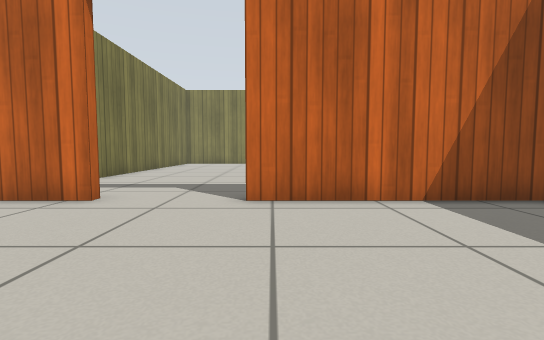
[1] (above)

16 first-person views from a walk through a robot-simulator world made for Gazebo. The camera is 0.5 m above the floor, tilts 4° down and sees 85° across. The floor is counted in squares, 0.5 m on a side. Each view is taken from the middle of a square. On the plan, view 1 faces up. The plan holds only what a view shows up to about 12 squares ahead; the rest is blank. Simple patterns stand in for the simulator's built-in surfaces.

[2]
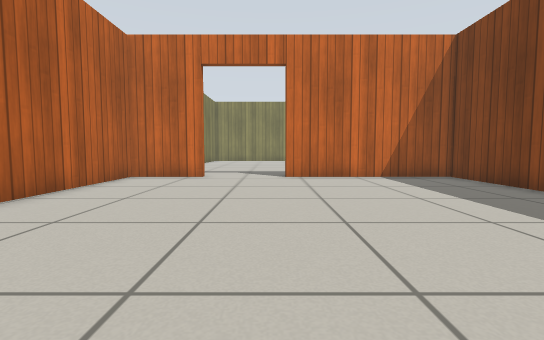

[3]
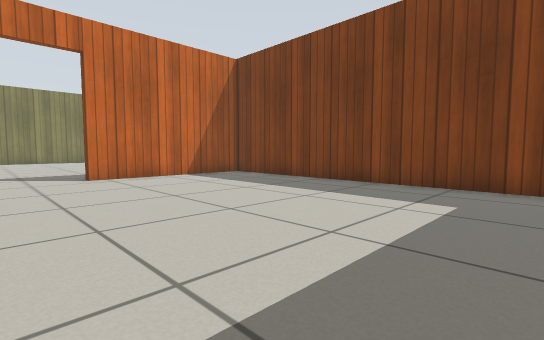

[4]
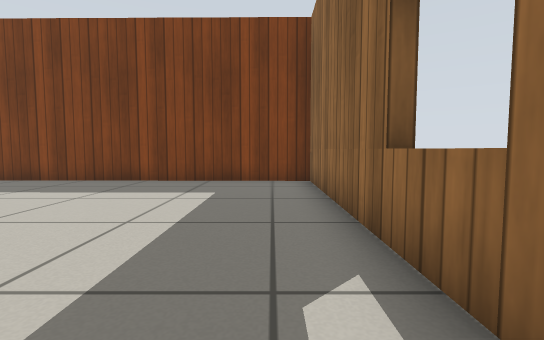

[5]
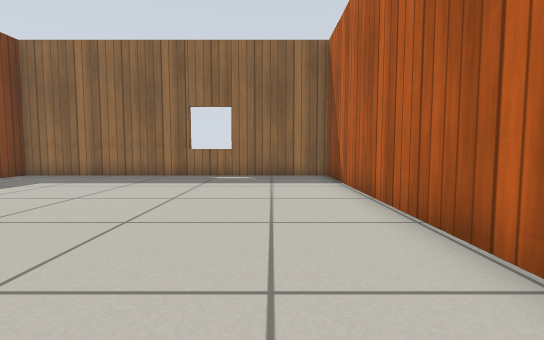

[6]
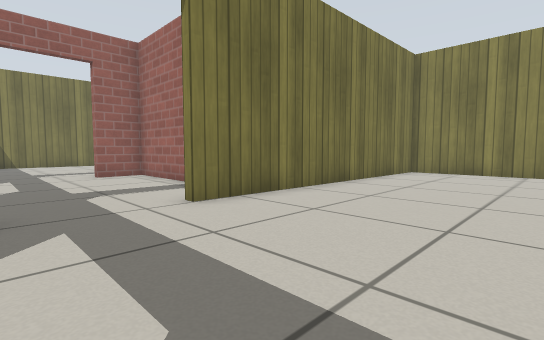

[7]
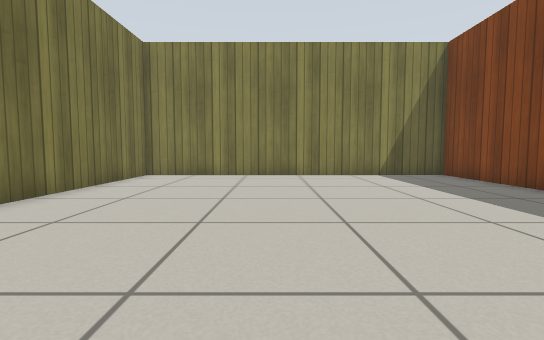

[8]
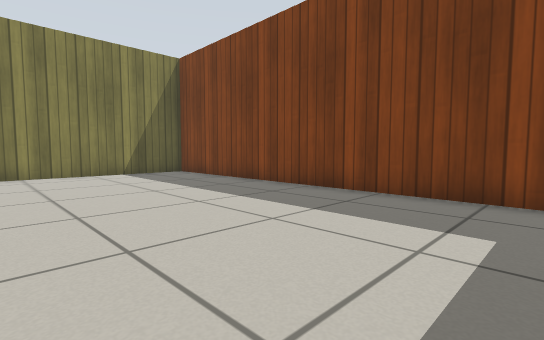

[9]
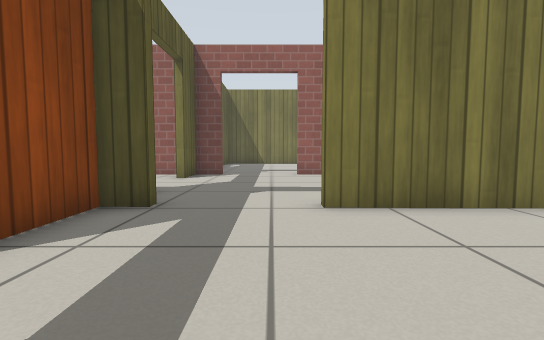

[10]
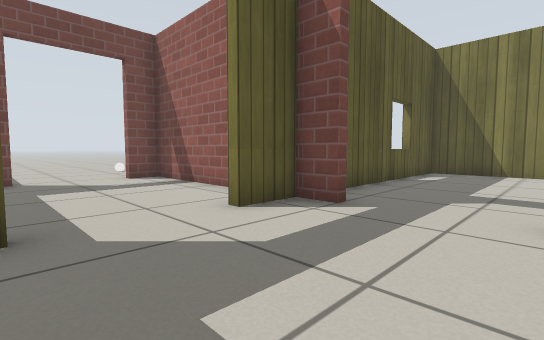

[11]
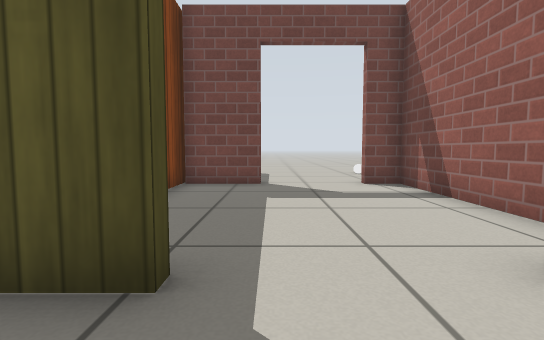

[12]
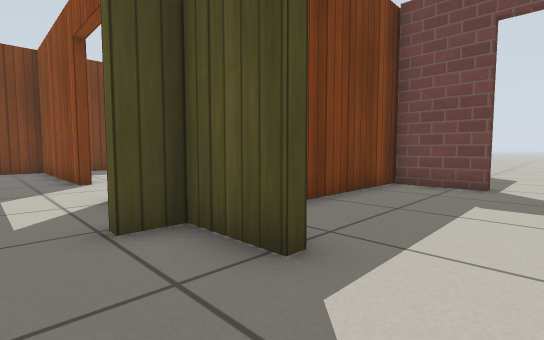

[13]
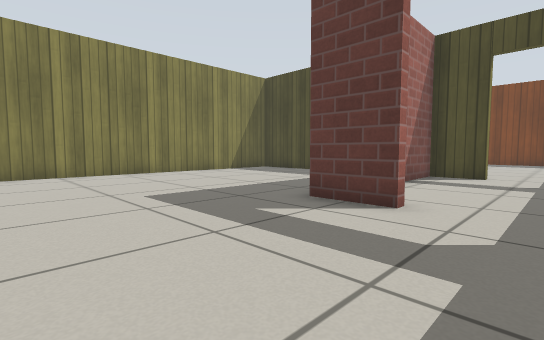

[14]
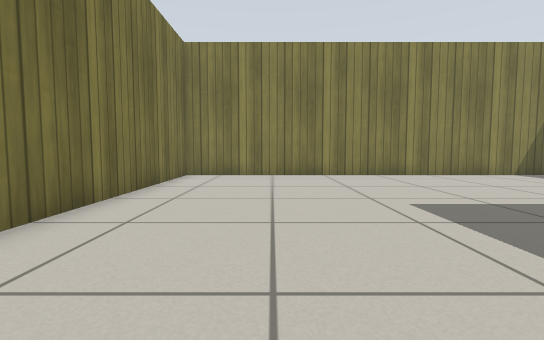

[15]
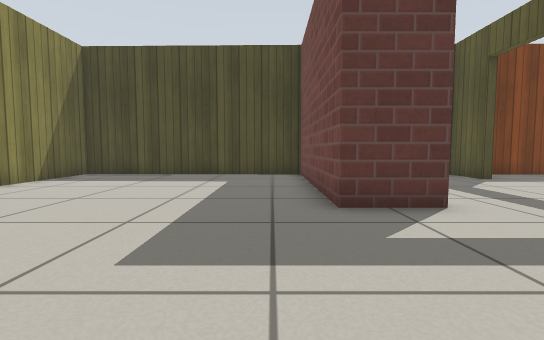

[16]
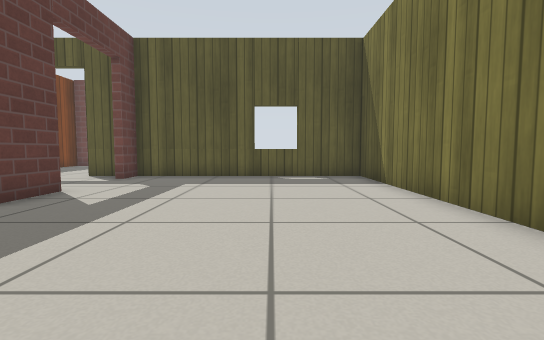

### Floor plan
Points are (right, up) in squares from view 1. A wall is a line through its corners. A room is listed if a view was taken in it or the views show most of it. See-through windows are left out.
Room 1 (views 1, 2, 3, 4, 5)
walls: (-6.1, -2.8) (-6.1, -6.2) (5.3, -6.2) (5.4, 5.7) (-0.5, 5.7); (-3.5, 5.7) (-6.1, 5.7) (-6.3, -3)
ways out: open door at (-2, 6) to room 2
Room 2 (views 6, 7, 8, 9)
walls: (-0.6, 6) (5.5, 6) (5.6, 20.4) (-5.8, 20.4) (-6, 9.8); (-6.1, 6.9) (-6.1, 6) (-4.1, 6)
ways out: open door at (-2, 6) to room 1; open door at (-6, 8.5) to room 3
Room 3 (views 10, 11, 12)
walls: (-12.7, 7.1) (-12.7, 6) (-11.2, 6); (-8.2, 6) (-6.4, 6) (-6.4, 6.9); (-6.3, 9.8) (-6.3, 11.6) (-12.7, 11.6) (-12.7, 10)
ways out: open door at (-6, 8.5) to room 2; open door at (-13, 8.5) to room 4; open door at (-10, 6) to room 5
Room 4 (views 13, 14, 15, 16)
walls: (-13, 10) (-13, 11.9) (-6.3, 11.9) (-6.1, 20.4) (-21.3, 20.4) (-21.3, 6) (-13, 6) (-13, 7.1)
ways out: open door at (-13, 8.5) to room 3
Room 5 (no view inside)
walls: (-12.7, 5.2) (-12.7, -0.5) (-11.6, -0.5); (-8.8, -0.5) (-6.5, -0.5); (-6.5, -0.9) (-6.4, 4.4)
ways out: open door at (-10, 6) to room 3; open door at (-10, -1)

Where each view was taken, in squares from view 1:
view 1: 0 up, 0 right, facing up
view 2: 5 down, 1 left, facing up
view 3: 5 down, 3 left, facing up-right
view 4: 5 down, 4 left, facing right
view 5: 5 up, 4 left, facing down
view 6: 7 up, 1 left, facing up-left
view 7: 9 up, 1 left, facing up
view 8: 8 up, 1 left, facing up-right
view 9: 9 up, 1 left, facing left
view 10: 10 up, 8 left, facing down-left
view 11: 8 up, 9 left, facing down
view 12: 8 up, 10 left, facing down-right
view 13: 8 up, 18 left, facing up-right
view 14: 9 up, 18 left, facing up
view 15: 13 up, 18 left, facing right
view 16: 17 up, 18 left, facing down
